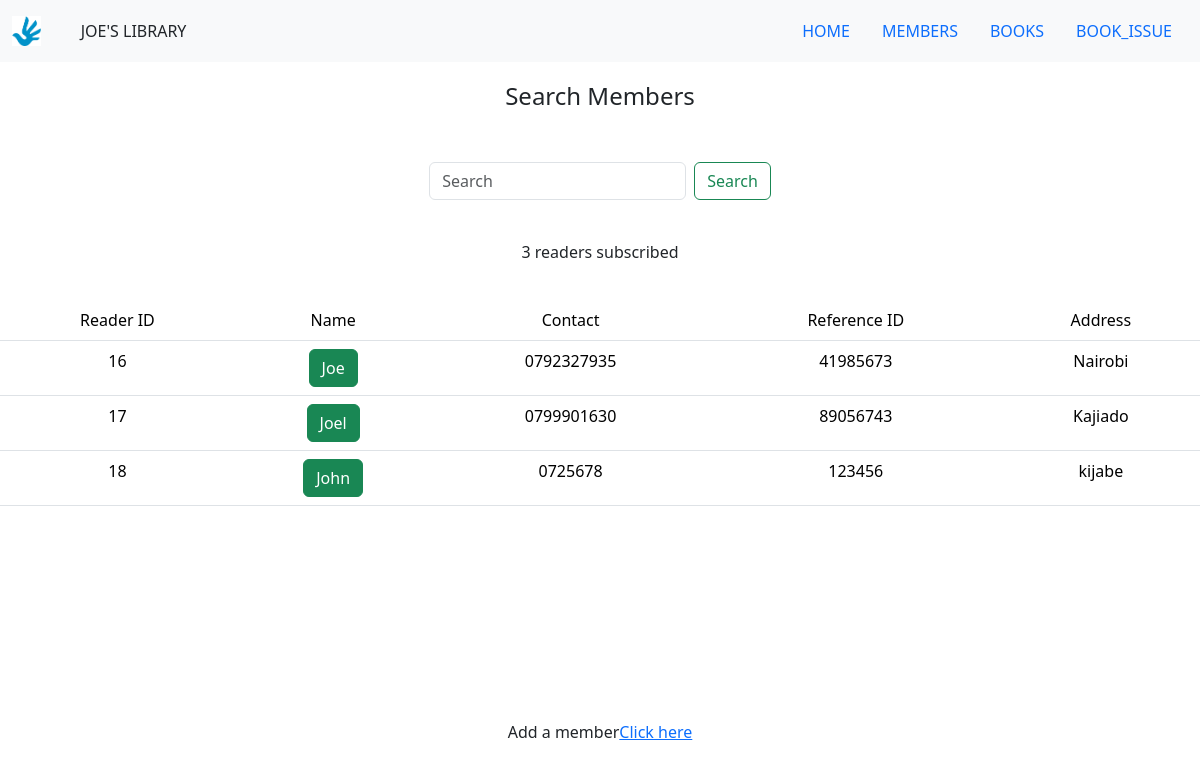
The page /readers on the database its author committed.
### lms_app/models.py (models this page shows, shortened)
class reader(models.Model):
    reference_id=models.CharField(max_length=200 , help_text="enter id")
    reader_name=models.CharField(max_length=200)
    reader_contact=models.CharField(max_length=200)
    reader_address=models.TextField()
    active=models.BooleanField(default=True)
    outstanding_debt = models.DecimalField(max_digits=6, decimal_places=2, default=0.00)

### lms_app/views.py (the view)
# urls.py: path('readers', readers),
def readers(request):
    readers = reader.objects.all()
    return render(request,"readers.html",context={"current_tab": "readers","readers":readers})

### lms_app/Templates/readers.html (shortened to what this page needs)
<!DOCTYPE html>
{% extends "index.html" %}
{% load static %}
{% block main_content %}
<div class="container-flex text-center justify-content-center align-items-center" style="padding-top: 10px; padding-bottom: 20px; vertical-align: middle">
    <div class="row justify-content-center align-middle" style="margin-top: 10px;height: 60px;">
        <div class="col-md-8">
            <h4>Search Members</h4>
        </div>
    </div>
            <div class="row">
                <nav class="navbar bg-body-light" style="padding-top: 20px; padding-bottom: 20px;">
                    <div class="container-fluid justify-content-center align-items-center">
                        <form class="d-flex" role="search">
                            <input class="form-control me-2" type="search" placeholder="Search" aria-label="Search">
                            <button class="btn btn-outline-success" type="submit">Search</button>
                        </form>
                    </div>
                </nav>
            </div>
            <div class="row" style="margin-top: 20px">
                <p>{{readers|length}} readers subscribed</p>
            </div>
            <div class="row " style="margin-top: 20px;">
            <div class="container" style="overflow-y: auto;height:400px">
                <table class="table table-hover">
                    <thead>
                    <tr>
                        <td>Reader ID</td>
                        <td>Name</td>
                        <td>Contact</td>
                        <td>Reference ID</td>
                        <td>Address</td>
                    </tr>
                    </thead>
                    <tbody>
                    {% for reader in readers %}
                    <tr>
                        <td>{{reader.id}}</td>
                        <td>
                            {% if reader.active %}
                            <span class="btn btn-success">{{reader.reader_name}}</span>
                            {% else %}
                            <span class="btn btn-seconday">{{reader.reader_name}}</span>
                            {% endif %}
                        </td>
                        <td>{{reader.reader_contact}}</td>
                        <td>{{reader.reference_id}}</td>
                        <td>{{reader.reader_address}}</td>
                    </tr>
                    {% endfor %}
                    </tbody>
                </table>
            </div>
        </div>
    </div>
<div class="text-center">Add a member<a href="members">Click here</a></div>
{% endblock %}

### lms_app/Templates/index.html (shortened to what this page needs)
<!doctype html>
{% load static %}
<html lang="en">
  <head>
    <link rel="stylesheet" href="https://maxcdn.bootstrapcdn.com/font-awesome/4.7.0/css/font-awesome.min.css">
    <link href="https://cdn.jsdelivr.net/npm/bootstrap@5.3.3/dist/css/bootstrap.min.css" rel="stylesheet">
        <link href="https://cdn.jsdelivr.net/npm/bootstrap@5.3.3/dist/css/bootstrap.min.css"
      rel="stylesheet"
>
  <body>
    <nav class="navbar bg-body-tertiary">
      <div class="container-fluid ">
        <span class="navbar lb-1 h3: text-dark">
          <img src="{% static 'joe.jpg' %}" alt="LMS" height="30" style="margin-right: 40px;" >
        JOE'S LIBRARY</span>
        <ul class="nav">
          <li class="nav-item">
            {%if current_tab == 'home' %}
            <a class="nav-link active" aria-current="page" href="/home">HOME</a>
            {% else %}
            <a class="nav-link" aria-current="page" href="/home">HOME</a>
            {% endif %}
          </li>
          <li class="nav-item">
            {%if current_tab == 'readers' %}
            <a class="nav-link active" aria-current="page" href="/readers">MEMBERS</a>
            {% else %}
            <a class="nav-link" aria-current="page" href="/readers">MEMBERS</a>
            {% endif %}
          </li>
          <li class="nav-item">
            {%if current_tab == 'books' %}
            <a class="nav-link active" aria-current="page" href="/books">BOOKS</a>
            {% else %}
            <a class="nav-link" aria-current="page" href="/books">BOOKS</a>
            {% endif %}
          </li>
          <li class="nav-item">
            {%if current_tab == 'issue' %}
            <a class="nav-link active" aria-current="page" href="/issue">BOOK_ISSUE</a>
            {% else %}
            <a class="nav-link" aria-current="page" href="/issue">BOOK_ISSUE</a>
            {% endif %}
          </li>
        </ul>
      </div>
   </nav>
    {% block main_content %}
    {% endblock %}
  </body>
</html>

### rows shown on the page
reader: id "16", reader_name "Joe", reader_contact "0792327935", reference_id "41985673", reader_address "Nairobi"
reader: id "17", reader_name "Joel", reader_contact "0799901630", reference_id "89056743", reader_address "Kajiado"
reader: id "18", reader_name "John", reader_contact "0725678", reference_id "123456", reader_address "kijabe"

### other values the page prints
{{ readers|length }} "3"
